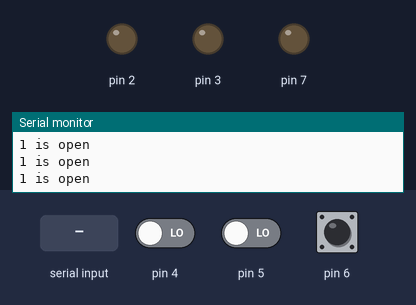
Simulated run of this sketch. Board: Arduino Uno, built with avr-gcc and run on an emulated ATmega328P. Shown: output pins drawn as LEDs (lit = HIGH), the last lines printed to the serial monitor. The test bench sets the inputs (shaded band); at power-on: pin 4 LOW, pin 5 LOW, pin 6 HIGH.

Above: at 1.2 s.
1.3 s: pin 4 driven HIGH
At 1.8 s:
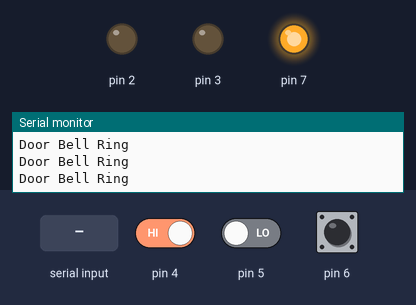
2.8 s: byte 98 ('b') received over Serial
At 3.3 s:
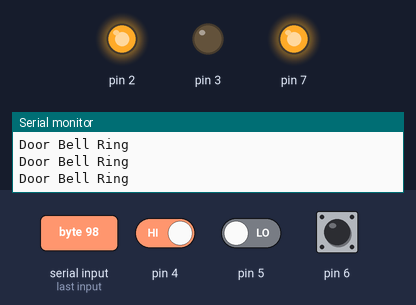
4.3 s: byte 100 ('d') received over Serial
At 4.8 s:
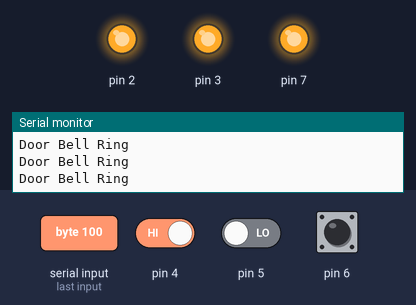
13.3 s: pin 5 driven HIGH
At 14.1 s:
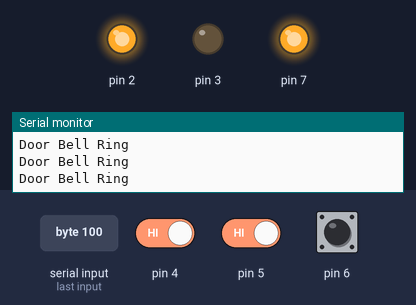
Timing chart, 0 to 16.3 s (numbered marks = the images above; inputs shaded):
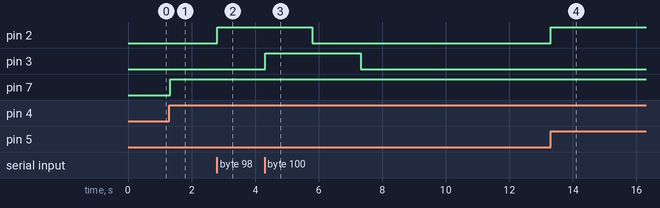

The sketch:

iot_project.ino
```cpp
unsigned long door1time = 0;
unsigned long door2time = 0;
bool door1open = false;
bool door2open = false;

void setup() {
  Serial.begin(9600);
  pinMode(2, OUTPUT);
  pinMode(3, OUTPUT);
  pinMode(4, INPUT);
  pinMode(5, INPUT);
  pinMode(6, INPUT);
  pinMode(7, OUTPUT);
}

void loop() {
  if (Serial.available())
  {
    char msg = Serial.read();
    if ('a' == msg)
    {
      digitalWrite(2, LOW);
      door1open = false;
      Serial.println("1 is close");
    }
//delay(1000);:
    else if('b' == msg)
    {
      digitalWrite(2, HIGH);
      door1time = millis();
      door1open = true;
      Serial.println("1 is open");
    }
    else if('c' == msg)
    {
      digitalWrite(3, LOW);
      door2open = false;
      Serial.println("2 is close");
    }
    else if('d' == msg)
    {
      digitalWrite(3, HIGH);
      door2time = millis();
      door2open = true;
      Serial.println("2 is open");
    }
    else if('f' == msg)
    {
      Serial.println("Done");
    }
  }
  if (digitalRead(4) == 1)
  {
    Serial.println("Door Bell Ring");
    digitalWrite(7, HIGH);
  }
  else
  {
    digitalWrite(7, LOW);
  }
  if (door1open)
  {
    unsigned long temptime = millis() - door1time;
    if (temptime > 3000)
    {
      door1open = false;
      door1time = 0;
      digitalWrite(2, LOW);

    }
  }
  if (door2open)
  {
    unsigned long temptime = millis() - door2time;
    if (temptime > 3000)
    {
      door2open = false;
      door2time = 0;
      digitalWrite(3, LOW);

    }
  }
  if (digitalRead(5) == 1)
  {
    digitalWrite(2, HIGH);
    door1time = millis();
    door1open = true;
    // Serial.println("1 is open");
  }
  if (digitalRead(6) == 0 && digitalRead(4) != 1)
  {
    // digitalWrite(3, HIGH);
    // door2time = millis();
    // door2open = true;
    // digitalWrite(2, LOW);
    // door1open = false;
    Serial.println("1 is close");
  }
  if (digitalRead(6) == 1 && digitalRead(4) != 1)
  {
    // digitalWrite(3, HIGH);
    // door2time = millis();
    // door2open = true;
    // digitalWrite(2, LOW);
    // door1open = false;
    Serial.println("1 is open");
  }
}
```

Measured:
- after the input at 1.3 s, pin 7: LOW → HIGH at once
- after the input at 2.8 s, pin 2: LOW → HIGH at once
- after the input at 4.3 s, pin 3: LOW → HIGH at once, → LOW 3.0 s later
- after the input at 13.3 s, pin 2: LOW → HIGH at once
